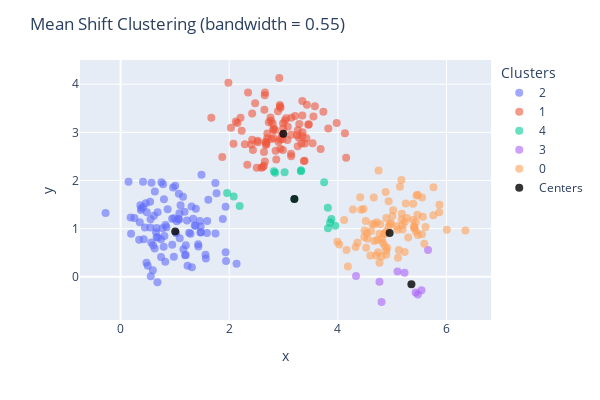

Notebook source saved alongside this figure:
### Markdown cell above
The default value for the `bandwidth` value is 1. That is why we got exactly the same results.

A smaller bandwidth will consider a smaller group of points, leading to the identification of more and smaller groups.

### Code cell
# Decreasing the bandwidth
# Apply Mean Shift algorithm with specified bandwidth
mean_shift2 = MeanShift(bandwidth=0.55).fit(X1)

cv_X1.plot_clusters(mean_shift2.labels_, mean_shift2.cluster_centers_,
                    title='Mean Shift Clustering (bandwidth = 0.55)')
